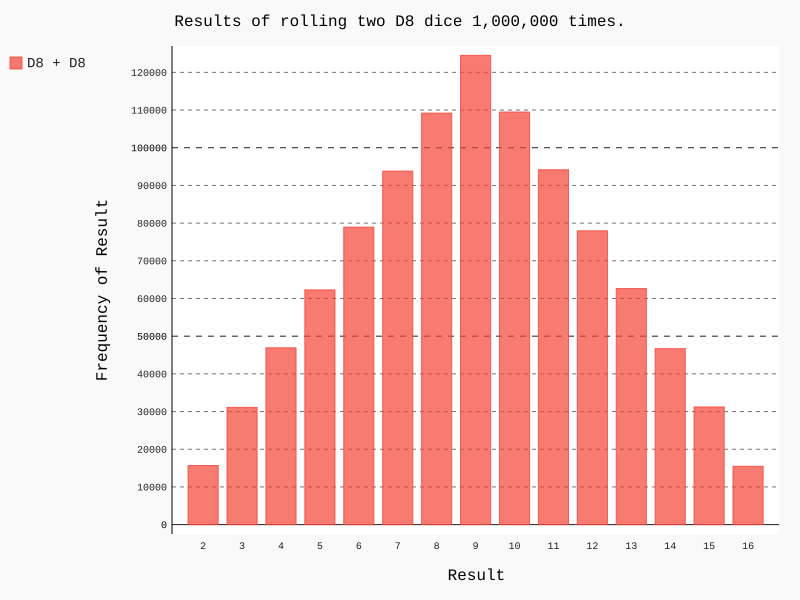

Generate this figure with Python:
import pygal

from die import Die

die_1 = Die(8)
die_2 = Die(8)

results = []
for roll_num in range(1000000):
    result = die_1.roll() + die_2.roll()
    results.append(result)
    
frequencies = []
max_result = die_1.num_sides + die_2.num_sides
for value in range(2, max_result+1):
    frequency = results.count(value)
    frequencies.append(frequency)
    
hist = pygal.Bar()

hist.title = "Results of rolling two D8 dice 1,000,000 times."
hist.x_labels = [str(x) for x in range(2, max_result+1)]
hist.x_title = "Result"
hist.y_title = "Frequency of Result"

hist.add('D8 + D8', frequencies)
hist.render_to_file('two_dices.svg')
